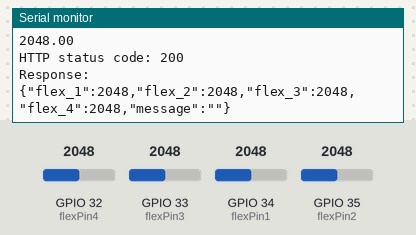
The sketch below on a simulated ESP32. Shown: the last lines printed to the serial monitor. The test bench sets the inputs (shaded band); at power-on: GPIO 32 (flexPin4) = 2048, GPIO 33 (flexPin3) = 2048, GPIO 34 (flexPin1) = 2048, GPIO 35 (flexPin2) = 2048. WiFi joins after 1.5 s; servers stay silent unless stated; uploads are accepted with an empty reply.

Above: at 2.7 s.
2.8 s: GPIO 32 (flexPin4) set to 2866
At 6.86 s:
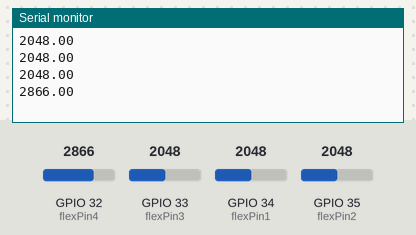
8.6 s: GPIO 33 (flexPin3) set to 2866
At 12.5 s:
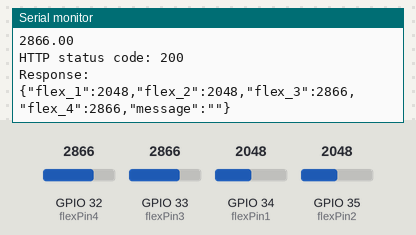
14.4 s: GPIO 34 (flexPin1) set to 2866
At 17.9 s:
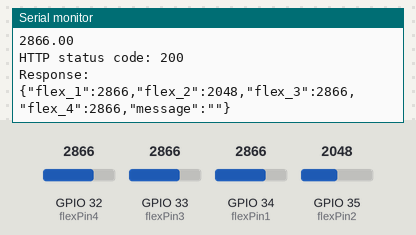
20.2 s: GPIO 35 (flexPin2) set to 2866
At 23.2 s:
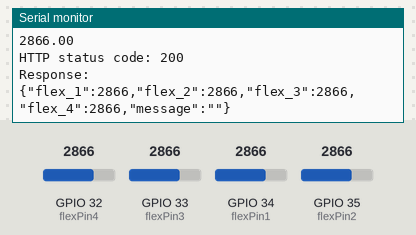
26.0 s: GPIO 32 (flexPin4) set to 3972
At 28.5 s:
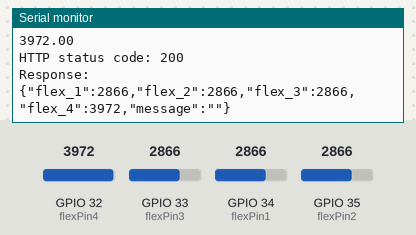
31.8 s: GPIO 33 (flexPin3) set to 3972
At 33.8 s:
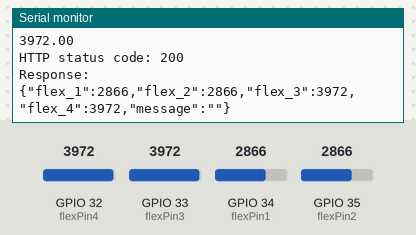
Timing chart, 0 to 35.3 s (numbered marks = the images above; inputs shaded):
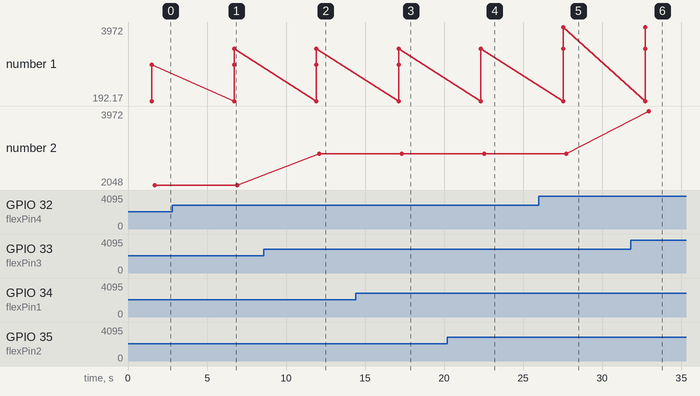

The sketch:

Basic.ino
```cpp
#include <Wire.h>
#include <MPU6050.h>
#include <WiFi.h>
#include <HTTPClient.h>
#include <ArduinoJson.h>
#include "ESPAsyncWebServer.h"

#define WIFI_SSID "Redmi Note 12 pro 5G"
#define WIFI_PASSWORD "12345678"

// MPU6050 mpu;

unsigned long sendDataPrevMillis = 0;
bool signupOK = true;

const int flexPin1 = 34;  // Analog input pin for Flex Sensor 1
const int flexPin2 = 35;  // Analog input pin for Flex Sensor 2
const int flexPin3 = 33;  // Analog input pin for Flex Sensor 3
const int flexPin4 = 32;  // Analog input pin for Flex Sensor 4
// const int flexPin5 = 4;  // Analog input pin for Flex Sensor 5

AsyncWebServer server(80);

char serial[512];

void setup() {
  Serial.begin(115200);
  WiFi.begin(WIFI_SSID, WIFI_PASSWORD);
  Serial.print("Connecting to Wi-Fi");
  while (WiFi.status() != WL_CONNECTED) {
    Serial.print(".");
    delay(300);
  }
  Serial.println();
  Serial.print("Connected with IP: ");
  Serial.println(WiFi.localIP());
  Serial.println();

  server.on("/data", HTTP_GET, [](AsyncWebServerRequest *request) {
    request->send(200, "text/plain", serial);
  });

  // Wire.begin(21, 22);  // SDA pin 21, SCL pin 22
  // mpu.initialize();

  // // Calibrate the accelerometer
  // mpu.CalibrateGyro();
}

void loop() {

  Serial.println(WiFi.localIP());
  if (signupOK && (millis() - sendDataPrevMillis > 5000 || sendDataPrevMillis == 0)) {
    sendDataPrevMillis = millis();

    // Read flex sensor values
    float flexValue1 = analogRead(flexPin1);
    float flexValue2 = analogRead(flexPin2);
    float flexValue3 = analogRead(flexPin3);
    float flexValue4 = analogRead(flexPin4);

    Serial.println(flexValue1);
    Serial.println(flexValue2);
    Serial.println(flexValue3);
    Serial.println(flexValue4);

    // float flexValue5 = analogRead(flexPin5);

    // Read accelerometer data
    // int16_t ax, ay, az;
    // mpu.getAcceleration(&ax, &ay, &az);

    WiFiClient wifiClient;
    HTTPClient client;
    client.begin(wifiClient, "http://192.168.76.75:5000/predict");
    client.addHeader("Content-Type", "application/json");
    const size_t capacity = JSON_OBJECT_SIZE(3);
    StaticJsonDocument<capacity> doc;
    doc["flex_1"] = flexValue1;
    doc["flex_2"] = flexValue2;
    doc["flex_3"] = flexValue3;
    doc["flex_4"] = flexValue4;

    // doc["flex_5"] = flexValue5;
    // doc["ACCx"] = 456;
    // doc["ACCy"] = 9.56;
    // doc["ACCz"] = 8.32;

    String jsonStr;
    serializeJson(doc, jsonStr);
    int statusCode = client.POST(jsonStr);
    if (statusCode > 0) {
      Serial.print("HTTP status code: ");
      Serial.println(statusCode);
      String payload = client.getString();
      Serial.println("Response: ");
      Serial.println(payload);
      const size_t capacity2 = JSON_OBJECT_SIZE(4);
      StaticJsonDocument<capacity2> doc2;
      doc2["flex_1"] = flexValue1;
      doc2["flex_2"] = flexValue2;
      doc2["flex_3"] = flexValue3;
      doc2["flex_4"] = flexValue4;
      // doc2["flex_5"] = flexValue5;
      // doc2["ACCx"] = 456;
      // doc2["ACCy"] = 9.56;
      // doc2["ACCz"] = 8.32;
      doc2["message"] = payload;
      serializeJson(doc2, Serial);
    } else {
      Serial.print("Error: ");
      Serial.println(statusCode);
    }
  }

  delay(5000);  // Add delay at the end of loop
}
```

Measured:
- after the input at 2.8 s, the serial monitor: prints a new line after 3.9 s (image 1)
- after the input at 8.6 s, the serial monitor: prints a new line after 3.5 s (image 2)
- after the input at 14.4 s, the serial monitor: prints a new line after 2.9 s (image 3)
- after the input at 20.2 s, the serial monitor: prints a new line after 2.3 s (image 4)
- after the input at 26.0 s, the serial monitor: prints a new line after 1.5 s (image 5)
- after the input at 31.8 s, the serial monitor: prints a new line after 1.1 s (image 6)
- plotted number 1: 2048 → 2866 after the input at 2.8 s, 2866 → 3972 after the input at 26.0 s
